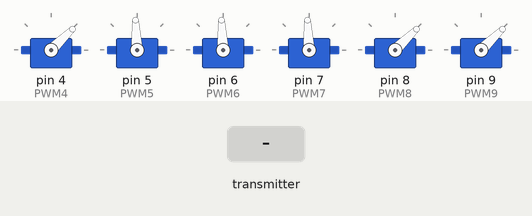
Simulated run of this sketch. Board: Arduino Uno, built with avr-gcc and run on an emulated ATmega328P. Parts: 6 × servo. The inputs (shaded band) are chosen by the test bench. No radio packets arrive unless stated.

Above: at 1.2 s.
1.3 s: the transmitter starts sending yaw = 0
At 1.7 s:
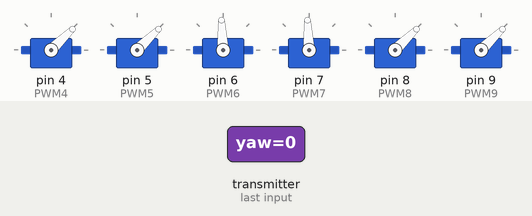
2.8 s: the transmitter starts sending roll = 0
At 4.0 s:
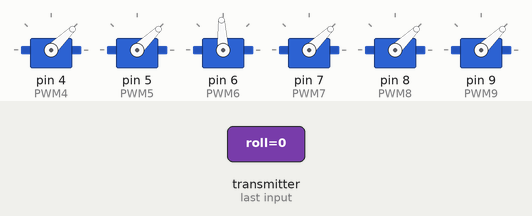
4.3 s: the transmitter starts sending pitch = 0
At 5.1 s:
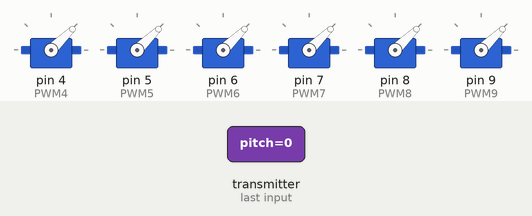
5.8 s: the transmitter starts sending pot1 = 64
At 6.2 s:
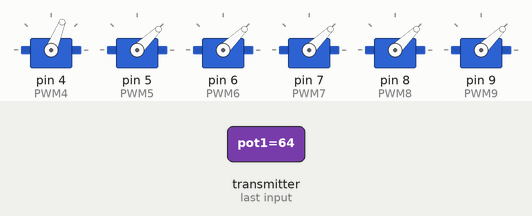
7.3 s: the transmitter starts sending pot1 = 0
At 8.6 s:
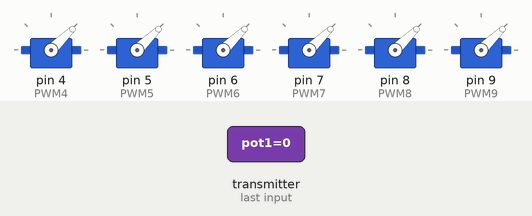
Timing chart, 0 to 9.8 s (numbered marks = the images above; inputs shaded):
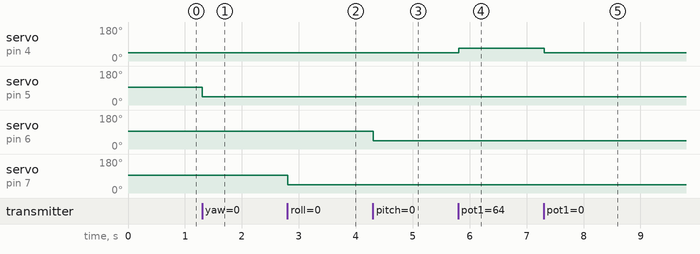

Measured:
- after the input at 1.3 s, servo on pin 5 (PWM5): 93° → 44° at once
- after the input at 2.8 s, servo on pin 7 (PWM7): 93° → 44° at once
- after the input at 4.3 s, servo on pin 6 (PWM6): 93° → 44° at once
- after the input at 5.8 s, servo on pin 4 (PWM4): 44° → 68° at once
- after the input at 7.3 s, servo on pin 4 (PWM4): 68° → 44° at once

The sketch:

rc_receiver_code_pwm.ino
```cpp
#include <SPI.h>
#include <nRF24L01.h>
#include <RF24.h>
#include <Servo.h>
#include <Wire.h>

//Define widths
int pwm_width_4 = 0;
int pwm_width_5 = 0;
int pwm_width_6 = 0;
int pwm_width_7 = 0;
int pwm_width_8 = 0;
int pwm_width_9 = 0;

Servo PWM4;
Servo PWM5;
Servo PWM6;
Servo PWM7;
Servo PWM8;
Servo PWM9;

                    //We could use up to 32 channels
struct Data_Package {
  byte yaw;
  byte throttle;
  byte j1Button;

  byte roll;
  byte pitch;
  byte j2Button;

  byte pot1;
  byte pot2;
  byte AUX1;
  byte AUX2;
  byte button1;
  byte button2;
  byte button3;
  byte button4;
};
Data_Package data;


const uint64_t my_radio_pipe = 0xE8E8F0F0E1LL;
RF24 radio(3, 2);


void resetData()
{
//We define the inicial value of each data input
//3 potenciometers will be in the middle position so 127 is the middle from 254
data.throttle = 0;
data.yaw = 127;
data.pitch = 127;
data.roll = 127;
data.AUX1 = 0;
data.AUX2 = 0;
}

/**************************************************/

void setup()
{
  Wire.begin();
  //Set the pins for each PWM signal
  PWM4.attach(4);
  PWM5.attach(5);
  PWM6.attach(6);
  PWM7.attach(7);
  PWM8.attach(8);
  PWM9.attach(9);

  //Configure the NRF24 module
  resetData();
  radio.begin();
  radio.setAutoAck(false);
  radio.setDataRate(RF24_250KBPS);
  radio.openReadingPipe(1,my_radio_pipe);
  Serial.begin(9600);
  //we start the radio comunication
  radio.startListening();

}

/**************************************************/

unsigned long lastRecvTime = 0;

void recvData()
{
while ( radio.available() ) {
radio.read(&data, sizeof(Data_Package));
lastRecvTime = millis(); //here we receive the data
}
}

/**************************************************/

void loop()
{
recvData();
unsigned long now = millis();
//Here we check if we've lost signal, if we did we reset the values
if ( now - lastRecvTime > 1000 ) {
// Signal lost?
resetData();
}

pwm_width_4 = map(data.pot1, 0, 255, 1000, 2000);     //PWM value on digital pin D2
pwm_width_5 = map(data.yaw,      0, 255, 1000, 2000);     //PWM value on digital pin D3
pwm_width_6 = map(data.pitch,    0, 255, 1000, 2000);     //PWM value on digital pin D4
pwm_width_7 = map(data.roll,     0, 255, 1000, 2000);     //PWM value on digital pin D5
pwm_width_8 = map(data.AUX2,     0, 255, 1000, 2000);     //PWM value on digital pin D6
pwm_width_9 = map(data.AUX1,     0, 255, 1000, 2000);     //PWM value on digital pin D7


//Now we write the PWM signal using the servo function
PWM4.writeMicroseconds(pwm_width_4);
PWM5.writeMicroseconds(pwm_width_5);
PWM6.writeMicroseconds(pwm_width_6);
PWM7.writeMicroseconds(pwm_width_7);
PWM8.writeMicroseconds(pwm_width_8);
PWM9.writeMicroseconds(pwm_width_9);

}//Loop end
```
